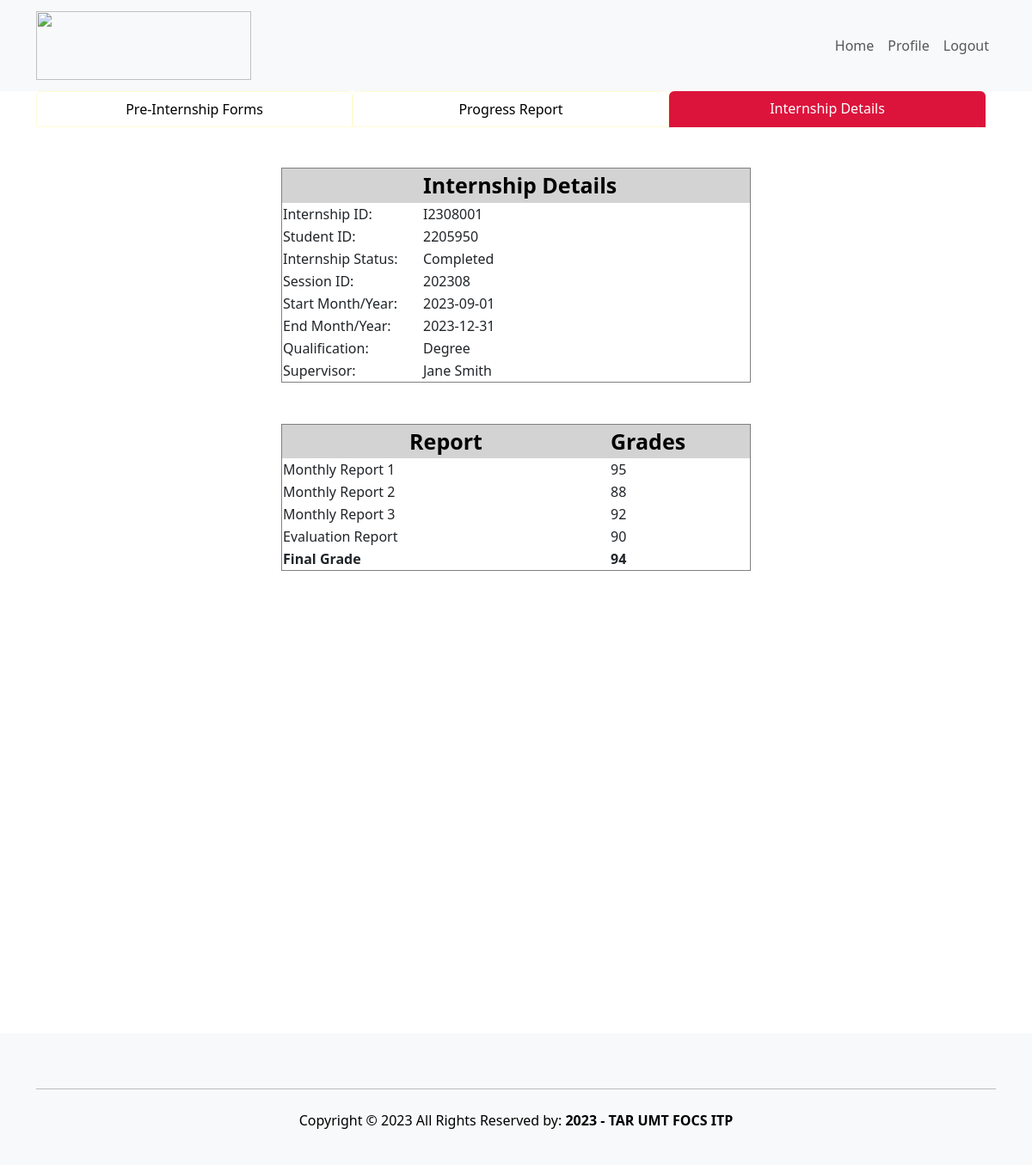
Before: /student/InternshipDetails.php (signed in) with the older database file.
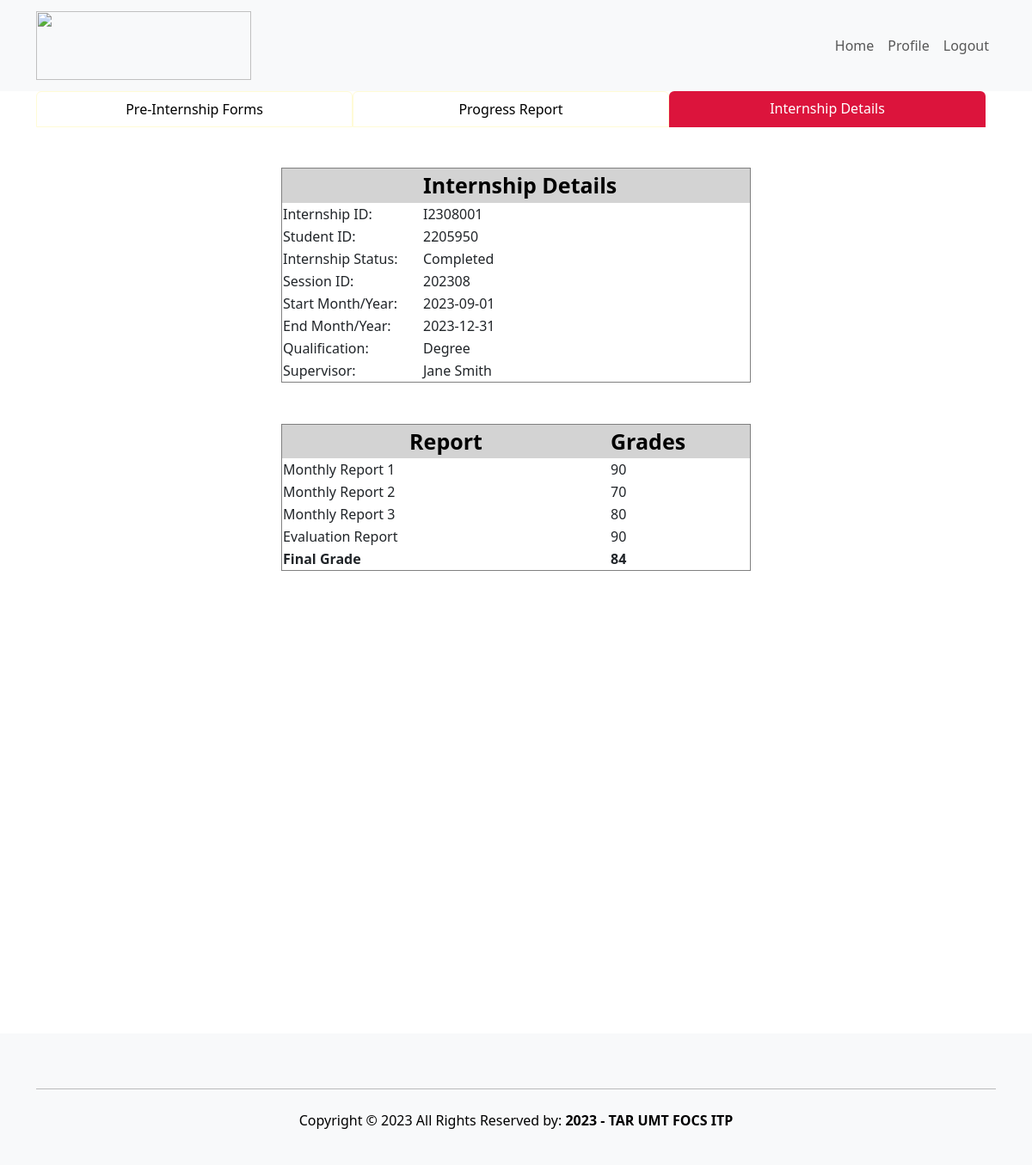
After: the same page with the newer database file.
### tables this page shows
CREATE TABLE `internship` (
  `internshipID` varchar(10) NOT NULL,
  `studID` varchar(10) DEFAULT NULL,
  `sessionID` varchar(10) DEFAULT NULL,
  `indemnity` varchar(100) DEFAULT NULL,
  `indemnityStatus` enum('Accepted','Rejected','Pending','Missing') DEFAULT NULL,
  `parentAcknowledgement` varchar(100) DEFAULT NULL,
  `parentAcknowledgementStatus` enum('Accepted','Rejected','Pending','Missing') DEFAULT NULL,
  `companyAcceptance` varchar(100) DEFAULT NULL,
  `companyAcceptanceStatus` enum('Accepted','Rejected','Pending','Missing') DEFAULT NULL,
  `monthlyReport1` varchar(100) DEFAULT NULL,
  `monthlyReport1Grade` int(11) DEFAULT NULL,
  `monthlyReport2` varchar(100) DEFAULT NULL,
  `monthlyReport2Grade` int(11) DEFAULT NULL,
  `monthlyReport3` varchar(100) DEFAULT NULL,
  `monthlyReport3Grade` int(11) DEFAULT NULL,
  `evaluationReport` varchar(100) DEFAULT NULL,
  `evaluationReportGrade` int(11) DEFAULT NULL,
  `finalGrade` int(11) DEFAULT NULL,
  `internshipStatus` enum('In Progress','Completed','Suspended','Terminated') DEFAULT NULL
);

CREATE TABLE `session` (
  `sessionID` varchar(10) NOT NULL,
  `startMonthYear` date DEFAULT NULL,
  `endMonthYear` date DEFAULT NULL,
  `qualification` enum('Diploma','Degree') DEFAULT NULL
);

CREATE TABLE `staff` (
  `staffID` varchar(10) NOT NULL,
  `staffName` varchar(50) DEFAULT NULL,
  `staffEmail` varchar(50) DEFAULT NULL,
  `staffIC` varchar(12) DEFAULT NULL,
  `staffGender` enum('Male','Female','Other') DEFAULT NULL,
  `staffPhoneNo` varchar(15) DEFAULT NULL,
  `staffPassword` varchar(50) NOT NULL
);

### student/InternshipDetails.php (the view, shortened to what the changed rows need)
<?php
include 'studentHeader.php';
?>
    <form id="form1" style="min-height:100vh;" runat="server">
    <div style="overflow-x: scroll; height:60vh;" class="container row justify-content-md-center mx-auto">
        <div class="container">
            <?php
            require 'connect.php';
            $internshipSql = "SELECT
                        internship.internshipID,
                        internship.studID,
                        internship.internshipStatus,
                        internship.sessionID,
                        session.startMonthYear,
                        session.endMonthYear,
                        session.qualification,
                        staff.staffName AS supervisorName
                    FROM internship
                    INNER JOIN session ON internship.sessionID = session.sessionID
                    INNER JOIN supervisor ON session.sessionID = supervisor.sessionID
                    INNER JOIN staff ON supervisor.staffID = staff.staffID
                    WHERE internship.studID = $studID";
            $internshipResult = $con->query($internshipSql);
            if ($internshipResult->num_rows > 0) {
                echo '<div style="display: flex; justify-content: center;">';
                echo '<table style="width: 50%;" border="1">';
                echo '<tr style="background-color: lightgray; color: black; text-align: center; font-size: 25px; font-weight: bold;">';
                echo '<th style="width: 30%; "></th>';
                echo '<th style="width: 70%;text-align: left;">Internship Details</th>';
                echo '</tr>';
                while ($row = $internshipResult->fetch_assoc()) {
                    echo "<tr><td>Internship ID:</td><td>" . $row["internshipID"] . "</td></tr>";
                    echo "<tr><td>Student ID:</td><td>" . $row["studID"] . "</td></tr>";
                    echo "<tr><td>Internship Status:</td><td>" . $row["internshipStatus"] . "</td></tr>";
                    echo "<tr><td>Session ID:</td><td>" . $row["sessionID"] . "</td></tr>";
                    echo "<tr><td>Start Month/Year:</td><td>" . $row["startMonthYear"] . "</td></tr>";
                    echo "<tr><td>End Month/Year:</td><td>" . $row["endMonthYear"] . "</td></tr>";
                    echo "<tr><td>Qualification:</td><td>" . $row["qualification"] . "</td></tr>";
                    echo "<tr><td>Supervisor:</td><td>" . $row["supervisorName"] . "</td></tr>";
                }
                echo '</table>';
                echo '</div>';
            } else {
                echo "No internship details found for this student.";
            }
            $reportSql = "SELECT * FROM internship WHERE studID = $studID";
            $reportResult = $con->query($reportSql);
            if ($reportResult->num_rows > 0) {
                echo '<br>';
                echo '<br>';
                echo '<div style="display: flex; justify-content: center;">';
                echo '<table style="width: 50%;" border="1">';
                echo '<tr style="background-color: lightgray; color: black; text-align: center; font-size: 25px; font-weight: bold;">';
                echo '<th style="width: 70%; text-align: center;">Report</th>';
                echo '<th style="width: 30%; text-align: left;">Grades</th>';
                echo '</tr>';
                $reportFields = array(
                    'monthlyReport1' => 'Monthly Report 1',
                    'monthlyReport2' => 'Monthly Report 2',
                    'monthlyReport3' => 'Monthly Report 3',
                    'evaluationReport' => 'Evaluation Report'
                );
                while ($row = $reportResult->fetch_assoc()) {
                    foreach ($reportFields as $fieldName => $fieldLabel) {
                        $grade = $row[$fieldName . 'Grade'];
                        echo "<tr>
                                        <td>$fieldLabel</td>
                                        <td>$grade</td>
                                    </tr>";
                    }
                    $finalGrade = $row['finalGrade'];
                }
                echo "<tr>
                                <td><b>Final Grade</b></td>
                                <td><b> $finalGrade </b></td>
                            </tr>";
                echo '</table>';
            } else {
                echo "No report grades found for this student.";
            }
            ?>
        </div>
    </div>
</form>
<?php
include 'studentFooter.php';
?>

Changed rows visible on the page:
changed internship "Completed": finalGrade "94" → "84"
Other visible differences:
new list line: "Monthly Report 1 90"
new list line: "Monthly Report 2 70"
new list line: "Monthly Report 3 80"
list line gone: "Monthly Report 1 95"
list line gone: "Monthly Report 2 88"
list line gone: "Monthly Report 3 92"
